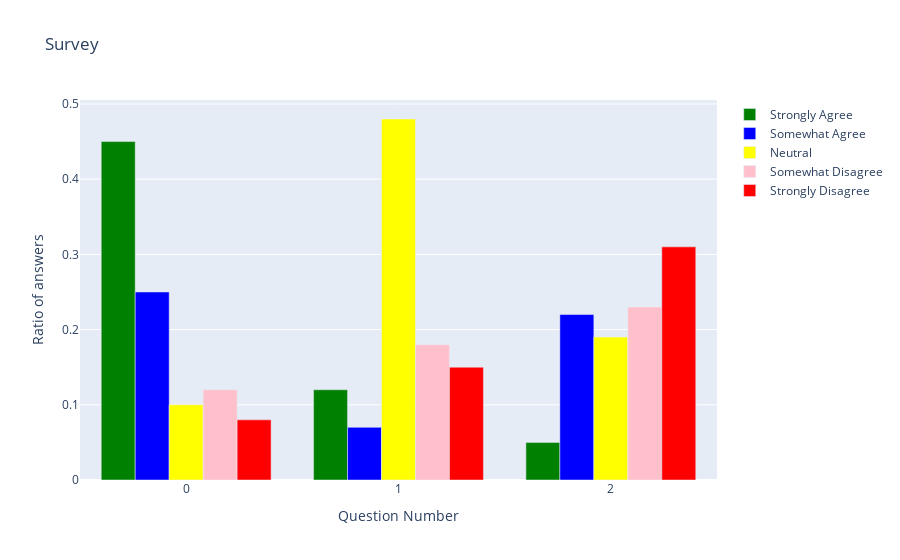

Notebook code for this chart:
### Code cell
# create a fig from data & layout, and plot the fig.
fig = go.Figure(data=data, layout=layout)
fig.show()

### Figure 1 — Plotly figure (JSON) as saved in the notebook; plotly's stock layout.template omitted (floating-point values rounded to 4 significant figures)
{"data": [{"marker": {"color": "green"}, "name": "Strongly Agree", "type": "bar", "y": [0.45, 0.12, 0.05]}, {"marker": {"color": "blue"}, "name": "Somewhat Agree", "type": "bar", "y": [0.25, 0.07, 0.22]}, {"marker": {"color": "yellow"}, "name": "Neutral", "type": "bar", "y": [0.1, 0.48, 0.19]}, {"marker": {"color": "pink"}, "name": "Somewhat Disagree", "type": "bar", "y": [0.12, 0.18, 0.23]}, {"marker": {"color": "red"}, "name": "Strongly Disagree", "type": "bar", "y": [0.08, 0.15, 0.31]}], "layout": {"title": {"text": "Survey"}, "xaxis": {"title": {"text": "Question Number"}}, "yaxis": {"title": {"text": "Ratio of answers"}}}}
